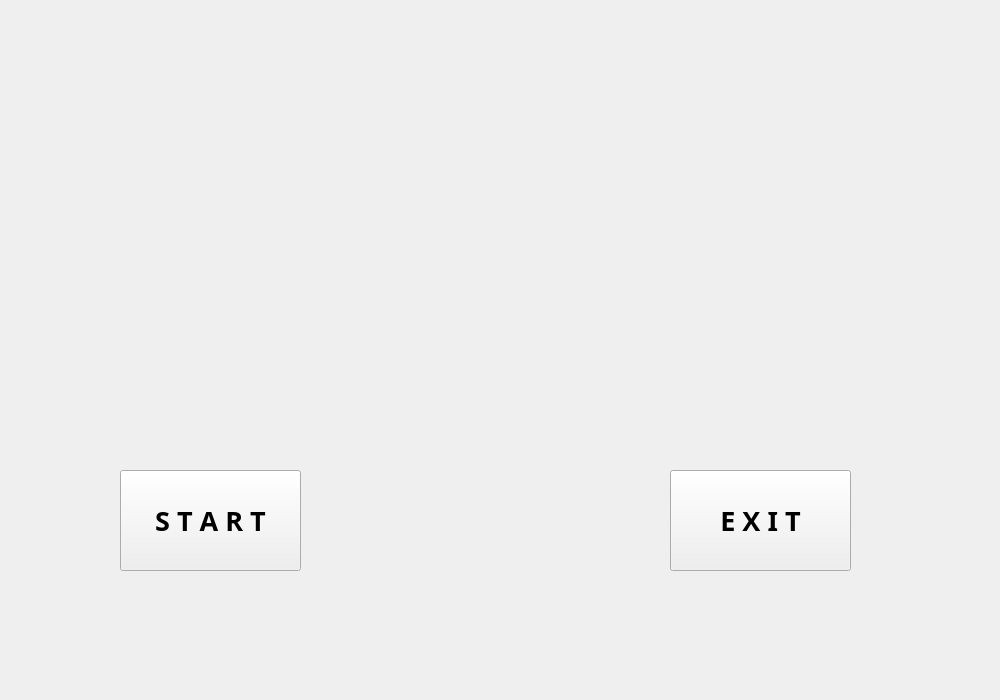
<?xml version="1.0" encoding="UTF-8"?>
<ui version="4.0">
 <class>MainWindow</class>
 <widget class="QMainWindow" name="MainWindow">
  <property name="geometry">
   <rect>
    <x>0</x>
    <y>0</y>
    <width>1000</width>
    <height>700</height>
   </rect>
  </property>
  <property name="sizePolicy">
   <sizepolicy hsizetype="Fixed" vsizetype="Fixed">
    <horstretch>0</horstretch>
    <verstretch>0</verstretch>
   </sizepolicy>
  </property>
  <property name="minimumSize">
   <size>
    <width>1000</width>
    <height>700</height>
   </size>
  </property>
  <property name="maximumSize">
   <size>
    <width>1000</width>
    <height>700</height>
   </size>
  </property>
  <property name="windowTitle">
   <string>MainWindow</string>
  </property>
  <widget class="QWidget" name="centralWidget">
   <widget class="QPushButton" name="pushButton">
    <property name="geometry">
     <rect>
      <x>120</x>
      <y>470</y>
      <width>181</width>
      <height>101</height>
     </rect>
    </property>
    <property name="font">
     <font>
      <family>Adobe 繁黑體 Std B</family>
      <pointsize>20</pointsize>
      <weight>75</weight>
      <bold>true</bold>
     </font>
    </property>
    <property name="text">
     <string>S T A R T</string>
    </property>
   </widget>
   <widget class="QPushButton" name="pushButton_2">
    <property name="geometry">
     <rect>
      <x>670</x>
      <y>470</y>
      <width>181</width>
      <height>101</height>
     </rect>
    </property>
    <property name="font">
     <font>
      <family>Adobe 繁黑體 Std B</family>
      <pointsize>20</pointsize>
      <weight>75</weight>
      <bold>true</bold>
     </font>
    </property>
    <property name="text">
     <string>E X I T</string>
    </property>
   </widget>
   <widget class="QLabel" name="label">
    <property name="geometry">
     <rect>
      <x>0</x>
      <y>-30</y>
      <width>1024</width>
      <height>768</height>
     </rect>
    </property>
    <property name="minimumSize">
     <size>
      <width>1024</width>
      <height>768</height>
     </size>
    </property>
    <property name="maximumSize">
     <size>
      <width>1024</width>
      <height>768</height>
     </size>
    </property>
    <property name="text">
     <string/>
    </property>
    <property name="pixmap">
     <pixmap resource="pics.qrc">:/pics/C:/Users/李昱廷/Desktop/03.11.jpg</pixmap>
    </property>
   </widget>
   <zorder>label</zorder>
   <zorder>pushButton</zorder>
   <zorder>pushButton_2</zorder>
  </widget>
 </widget>
 <layoutdefault spacing="6" margin="11"/>
 <resources>
  <include location="pics.qrc"/>
 </resources>
 <connections/>
</ui>
